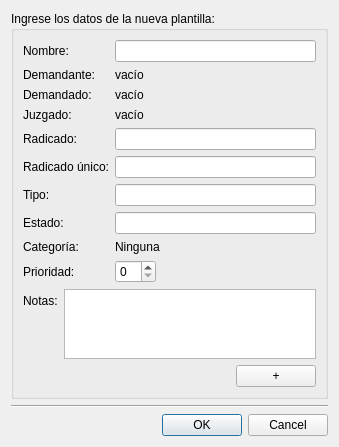
<?xml version="1.0" encoding="UTF-8"?>
<ui version="4.0">
 <class>NuevaPlantilla</class>
 <widget class="QDialog" name="NuevaPlantilla">
  <property name="geometry">
   <rect>
    <x>0</x>
    <y>0</y>
    <width>339</width>
    <height>433</height>
   </rect>
  </property>
  <property name="windowTitle">
   <string>Nueva plantilla</string>
  </property>
  <layout class="QGridLayout" name="gridLayout_2">
   <item row="1" column="0">
    <widget class="Line" name="line">
     <property name="orientation">
      <enum>Qt::Horizontal</enum>
     </property>
    </widget>
   </item>
   <item row="2" column="0">
    <widget class="QDialogButtonBox" name="buttonBox">
     <property name="orientation">
      <enum>Qt::Horizontal</enum>
     </property>
     <property name="standardButtons">
      <set>QDialogButtonBox::Cancel|QDialogButtonBox::Ok</set>
     </property>
    </widget>
   </item>
   <item row="0" column="0">
    <layout class="QHBoxLayout" name="horizontalLayout">
     <item>
      <widget class="QGroupBox" name="groupBox">
       <property name="title">
        <string>Ingrese los datos de la nueva plantilla:</string>
       </property>
       <layout class="QGridLayout" name="gridLayout">
        <item row="0" column="0">
         <layout class="QFormLayout" name="formLayout">
          <property name="fieldGrowthPolicy">
           <enum>QFormLayout::ExpandingFieldsGrow</enum>
          </property>
          <item row="0" column="0">
           <widget class="QLabel" name="lblNombre">
            <property name="text">
             <string>Nombre:</string>
            </property>
           </widget>
          </item>
          <item row="0" column="1">
           <widget class="QLineEdit" name="txtNombre"/>
          </item>
          <item row="1" column="0">
           <widget class="QLabel" name="label">
            <property name="text">
             <string>Demandante:</string>
            </property>
           </widget>
          </item>
          <item row="1" column="1">
           <widget class="QLabel" name="lblDemandante">
            <property name="cursor">
             <cursorShape>PointingHandCursor</cursorShape>
            </property>
            <property name="focusPolicy">
             <enum>Qt::ClickFocus</enum>
            </property>
            <property name="contextMenuPolicy">
             <enum>Qt::ActionsContextMenu</enum>
            </property>
            <property name="toolTip">
             <string>Click derecho para más opciones</string>
            </property>
            <property name="statusTip">
             <string/>
            </property>
            <property name="text">
             <string>vacío</string>
            </property>
           </widget>
          </item>
          <item row="2" column="0">
           <widget class="QLabel" name="label_2">
            <property name="text">
             <string>Demandado:</string>
            </property>
           </widget>
          </item>
          <item row="2" column="1">
           <widget class="QLabel" name="lblDemandado">
            <property name="cursor">
             <cursorShape>PointingHandCursor</cursorShape>
            </property>
            <property name="focusPolicy">
             <enum>Qt::ClickFocus</enum>
            </property>
            <property name="contextMenuPolicy">
             <enum>Qt::ActionsContextMenu</enum>
            </property>
            <property name="toolTip">
             <string>Click derecho para más opciones</string>
            </property>
            <property name="text">
             <string>vacío</string>
            </property>
           </widget>
          </item>
          <item row="3" column="0">
           <widget class="QLabel" name="label_3">
            <property name="text">
             <string>Juzgado:</string>
            </property>
           </widget>
          </item>
          <item row="3" column="1">
           <widget class="QLabel" name="lblJuzgado">
            <property name="cursor">
             <cursorShape>PointingHandCursor</cursorShape>
            </property>
            <property name="focusPolicy">
             <enum>Qt::ClickFocus</enum>
            </property>
            <property name="contextMenuPolicy">
             <enum>Qt::ActionsContextMenu</enum>
            </property>
            <property name="toolTip">
             <string>Click derecho para más opciones</string>
            </property>
            <property name="text">
             <string>vacío</string>
            </property>
           </widget>
          </item>
          <item row="4" column="0">
           <widget class="QLabel" name="label_4">
            <property name="text">
             <string>Radicado:</string>
            </property>
           </widget>
          </item>
          <item row="4" column="1">
           <widget class="QLineEdit" name="txtRadicado"/>
          </item>
          <item row="5" column="0">
           <widget class="QLabel" name="label_5">
            <property name="text">
             <string>Radicado único:</string>
            </property>
           </widget>
          </item>
          <item row="5" column="1">
           <widget class="QLineEdit" name="txtRadicadoUnico"/>
          </item>
          <item row="6" column="0">
           <widget class="QLabel" name="label_6">
            <property name="text">
             <string>Tipo:</string>
            </property>
           </widget>
          </item>
          <item row="6" column="1">
           <widget class="QLineEdit" name="txtTipo"/>
          </item>
          <item row="7" column="0">
           <widget class="QLabel" name="label_7">
            <property name="text">
             <string>Estado:</string>
            </property>
           </widget>
          </item>
          <item row="7" column="1">
           <widget class="QLineEdit" name="txtEstado"/>
          </item>
          <item row="8" column="0">
           <widget class="QLabel" name="label_8">
            <property name="text">
             <string>Categoría:</string>
            </property>
           </widget>
          </item>
          <item row="8" column="1">
           <widget class="QLabel" name="lblCategoria">
            <property name="cursor">
             <cursorShape>PointingHandCursor</cursorShape>
            </property>
            <property name="focusPolicy">
             <enum>Qt::ClickFocus</enum>
            </property>
            <property name="contextMenuPolicy">
             <enum>Qt::ActionsContextMenu</enum>
            </property>
            <property name="toolTip">
             <string>Click derecho para más opciones</string>
            </property>
            <property name="text">
             <string>Ninguna</string>
            </property>
           </widget>
          </item>
          <item row="9" column="0">
           <widget class="QLabel" name="label_9">
            <property name="text">
             <string>Prioridad:</string>
            </property>
           </widget>
          </item>
          <item row="9" column="1">
           <widget class="QSpinBox" name="sbPrioridad"/>
          </item>
         </layout>
        </item>
        <item row="1" column="0">
         <layout class="QFormLayout" name="formLayout_2">
          <item row="0" column="0">
           <widget class="QLabel" name="label_11">
            <property name="text">
             <string>Notas:</string>
            </property>
           </widget>
          </item>
          <item row="0" column="1">
           <widget class="QTextEdit" name="txtNotas"/>
          </item>
         </layout>
        </item>
        <item row="2" column="0">
         <widget class="QPushButton" name="btnAdd">
          <property name="sizePolicy">
           <sizepolicy hsizetype="Fixed" vsizetype="Fixed">
            <horstretch>0</horstretch>
            <verstretch>0</verstretch>
           </sizepolicy>
          </property>
          <property name="toolTip">
           <string>Agregar un campo personalizado</string>
          </property>
          <property name="layoutDirection">
           <enum>Qt::RightToLeft</enum>
          </property>
          <property name="text">
           <string>+</string>
          </property>
         </widget>
        </item>
       </layout>
      </widget>
     </item>
    </layout>
   </item>
  </layout>
 </widget>
 <resources/>
 <connections>
  <connection>
   <sender>buttonBox</sender>
   <signal>accepted()</signal>
   <receiver>NuevaPlantilla</receiver>
   <slot>accept()</slot>
   <hints>
    <hint type="sourcelabel">
     <x>248</x>
     <y>254</y>
    </hint>
    <hint type="destinationlabel">
     <x>157</x>
     <y>274</y>
    </hint>
   </hints>
  </connection>
  <connection>
   <sender>buttonBox</sender>
   <signal>rejected()</signal>
   <receiver>NuevaPlantilla</receiver>
   <slot>reject()</slot>
   <hints>
    <hint type="sourcelabel">
     <x>316</x>
     <y>260</y>
    </hint>
    <hint type="destinationlabel">
     <x>286</x>
     <y>274</y>
    </hint>
   </hints>
  </connection>
 </connections>
</ui>
